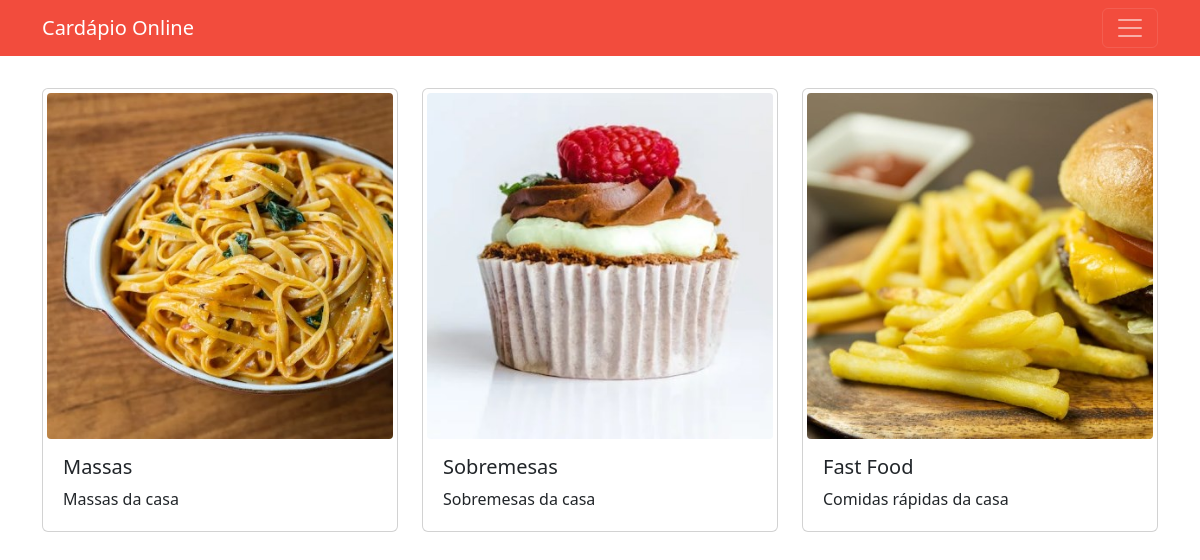
The page /cardapio/ on the database as committed earlier.
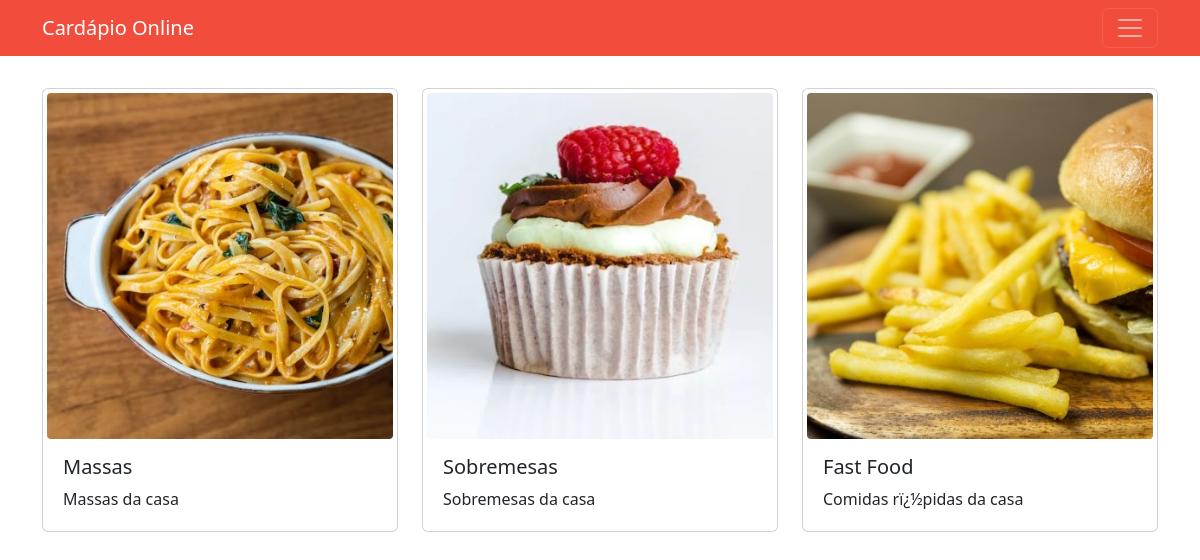
The same page on the database as committed later.
### tables this page shows
CREATE TABLE cardapio (
    codigo TEXT PRIMARY KEY,
    nome TEXT NOT NULL UNIQUE,
    descricao TEXT NOT NULL
);

### jinja.py (the view)
@app.get('/cardapio/', response_class=HTMLResponse)
async def listar_cardapios(request: Request,
    repo_cardapio: Annotated[RepositorioCardapio, Depends(obter_repo_cardapio)]):
    cardapios = repo_cardapio.consultar_todos_cardapios()
    return templates.TemplateResponse('todos_cardapios.jinja', {'request': request,
        'cardapios': cardapios})

### templates/todos_cardapios.jinja (shortened to what this page needs)
<!DOCTYPE html>
<html lang="pt-BR">
<head>
    <link href="https://cdn.jsdelivr.net/npm/bootstrap@5.3.0/dist/css/bootstrap.min.css" rel="stylesheet">
</head>
<body>
    {% include "navbar.jinja" %}
    {% include "grid_cardapios.jinja" %}
</body>
</html>

### templates/grid_cardapios.jinja
<div class="container mt-3">
    <div class="row">
        {% for item in cardapios %}
            {% set cardapio = item %}
            <div class="mt-3 mb-3 col-md-4">
                {% include "card_cardapio.jinja" %}
            </div>
        {% endfor %}
    </div>
</div>

### templates/card_cardapio.jinja
<a class="text-decoration-none" href="{{url_for('obter_cardapio', codigo_cardapio=cardapio.codigo)}}">
  <div class="card p-1">
    <img src="{{url_for('static', path='/'+cardapio.codigo+'.jpg')}}" class="card-img-top rounded-1" alt="{{cardapio.nome}}">
    <div class="card-body">
      <h5 class="card-title">{{cardapio.nome}}</h5>
      <p class="card-text">{{cardapio.descricao}}</p>
    </div>
  </div>
</a>

Rows that differ between the two databases and show on the page:
changed cardapio "Fast Food": descricao "Comidas rápidas da casa" → "Comidas rï¿½pidas da casa"
